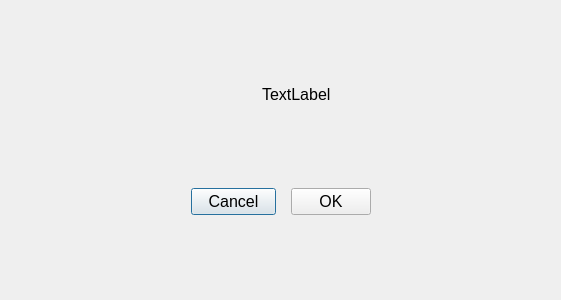
<?xml version="1.0" encoding="UTF-8"?>
<ui version="4.0">
 <class>DialogBox</class>
 <widget class="QDialog" name="DialogBox">
  <property name="windowModality">
   <enum>Qt::WindowModal</enum>
  </property>
  <property name="geometry">
   <rect>
    <x>0</x>
    <y>0</y>
    <width>561</width>
    <height>300</height>
   </rect>
  </property>
  <property name="sizePolicy">
   <sizepolicy hsizetype="Fixed" vsizetype="Fixed">
    <horstretch>0</horstretch>
    <verstretch>0</verstretch>
   </sizepolicy>
  </property>
  <property name="windowTitle">
   <string>Dialog</string>
  </property>
  <property name="autoFillBackground">
   <bool>true</bool>
  </property>
  <property name="styleSheet">
   <string notr="true"/>
  </property>
  <property name="modal">
   <bool>true</bool>
  </property>
  <layout class="QVBoxLayout" name="verticalLayout">
   <property name="spacing">
    <number>20</number>
   </property>
   <property name="leftMargin">
    <number>0</number>
   </property>
   <property name="topMargin">
    <number>0</number>
   </property>
   <property name="rightMargin">
    <number>0</number>
   </property>
   <property name="bottomMargin">
    <number>0</number>
   </property>
   <item>
    <widget class="QWidget" name="widget_3" native="true">
     <layout class="QVBoxLayout" name="verticalLayout_3">
      <property name="spacing">
       <number>0</number>
      </property>
      <property name="leftMargin">
       <number>0</number>
      </property>
      <property name="topMargin">
       <number>0</number>
      </property>
      <property name="rightMargin">
       <number>0</number>
      </property>
      <property name="bottomMargin">
       <number>0</number>
      </property>
      <item>
       <widget class="QWidget" name="labelContainer" native="true">
        <property name="sizePolicy">
         <sizepolicy hsizetype="Preferred" vsizetype="Maximum">
          <horstretch>0</horstretch>
          <verstretch>0</verstretch>
         </sizepolicy>
        </property>
        <property name="minimumSize">
         <size>
          <width>0</width>
          <height>0</height>
         </size>
        </property>
        <property name="maximumSize">
         <size>
          <width>16777215</width>
          <height>16777215</height>
         </size>
        </property>
        <layout class="QHBoxLayout" name="labelContainerLayout">
         <property name="spacing">
          <number>25</number>
         </property>
         <property name="leftMargin">
          <number>25</number>
         </property>
         <property name="topMargin">
          <number>0</number>
         </property>
         <property name="rightMargin">
          <number>25</number>
         </property>
         <property name="bottomMargin">
          <number>0</number>
         </property>
         <item>
          <spacer name="horizontalSpacer_3">
           <property name="orientation">
            <enum>Qt::Horizontal</enum>
           </property>
           <property name="sizeHint" stdset="0">
            <size>
             <width>40</width>
             <height>20</height>
            </size>
           </property>
          </spacer>
         </item>
         <item>
          <widget class="QLabel" name="iconLabel">
           <property name="sizePolicy">
            <sizepolicy hsizetype="Maximum" vsizetype="Maximum">
             <horstretch>0</horstretch>
             <verstretch>0</verstretch>
            </sizepolicy>
           </property>
           <property name="text">
            <string/>
           </property>
           <property name="pixmap">
            <pixmap resource="resources.qrc">:/images/tango-idea.png</pixmap>
           </property>
          </widget>
         </item>
         <item>
          <widget class="QLabel" name="label">
           <property name="sizePolicy">
            <sizepolicy hsizetype="Minimum" vsizetype="Minimum">
             <horstretch>0</horstretch>
             <verstretch>0</verstretch>
            </sizepolicy>
           </property>
           <property name="font">
            <font>
             <pointsize>12</pointsize>
            </font>
           </property>
           <property name="text">
            <string>TextLabel</string>
           </property>
           <property name="scaledContents">
            <bool>false</bool>
           </property>
           <property name="wordWrap">
            <bool>true</bool>
           </property>
          </widget>
         </item>
         <item>
          <spacer name="horizontalSpacer_4">
           <property name="orientation">
            <enum>Qt::Horizontal</enum>
           </property>
           <property name="sizeHint" stdset="0">
            <size>
             <width>40</width>
             <height>20</height>
            </size>
           </property>
          </spacer>
         </item>
        </layout>
       </widget>
      </item>
      <item>
       <widget class="QWidget" name="buttonContainer" native="true">
        <property name="sizePolicy">
         <sizepolicy hsizetype="Preferred" vsizetype="Maximum">
          <horstretch>0</horstretch>
          <verstretch>0</verstretch>
         </sizepolicy>
        </property>
        <property name="styleSheet">
         <string notr="true"/>
        </property>
        <layout class="QHBoxLayout" name="horizontalLayout_2">
         <property name="spacing">
          <number>15</number>
         </property>
         <property name="leftMargin">
          <number>0</number>
         </property>
         <property name="topMargin">
          <number>0</number>
         </property>
         <property name="rightMargin">
          <number>0</number>
         </property>
         <property name="bottomMargin">
          <number>0</number>
         </property>
         <item>
          <spacer name="horizontalSpacer">
           <property name="orientation">
            <enum>Qt::Horizontal</enum>
           </property>
           <property name="sizeType">
            <enum>QSizePolicy::Expanding</enum>
           </property>
           <property name="sizeHint" stdset="0">
            <size>
             <width>40</width>
             <height>20</height>
            </size>
           </property>
          </spacer>
         </item>
         <item>
          <widget class="QPushButton" name="cancelButton">
           <property name="font">
            <font>
             <pointsize>12</pointsize>
            </font>
           </property>
           <property name="styleSheet">
            <string notr="true"/>
           </property>
           <property name="text">
            <string>   Cancel   </string>
           </property>
          </widget>
         </item>
         <item>
          <widget class="QPushButton" name="okButton">
           <property name="font">
            <font>
             <pointsize>12</pointsize>
            </font>
           </property>
           <property name="styleSheet">
            <string notr="true"/>
           </property>
           <property name="text">
            <string>     OK     </string>
           </property>
          </widget>
         </item>
         <item>
          <spacer name="horizontalSpacer_2">
           <property name="orientation">
            <enum>Qt::Horizontal</enum>
           </property>
           <property name="sizeHint" stdset="0">
            <size>
             <width>40</width>
             <height>20</height>
            </size>
           </property>
          </spacer>
         </item>
        </layout>
       </widget>
      </item>
     </layout>
    </widget>
   </item>
  </layout>
 </widget>
 <resources>
  <include location="resources.qrc"/>
 </resources>
 <connections>
  <connection>
   <sender>cancelButton</sender>
   <signal>clicked()</signal>
   <receiver>DialogBox</receiver>
   <slot>reject()</slot>
   <hints>
    <hint type="sourcelabel">
     <x>209</x>
     <y>198</y>
    </hint>
    <hint type="destinationlabel">
     <x>202</x>
     <y>271</y>
    </hint>
   </hints>
  </connection>
  <connection>
   <sender>okButton</sender>
   <signal>clicked()</signal>
   <receiver>DialogBox</receiver>
   <slot>accept()</slot>
   <hints>
    <hint type="sourcelabel">
     <x>336</x>
     <y>205</y>
    </hint>
    <hint type="destinationlabel">
     <x>340</x>
     <y>270</y>
    </hint>
   </hints>
  </connection>
 </connections>
</ui>
